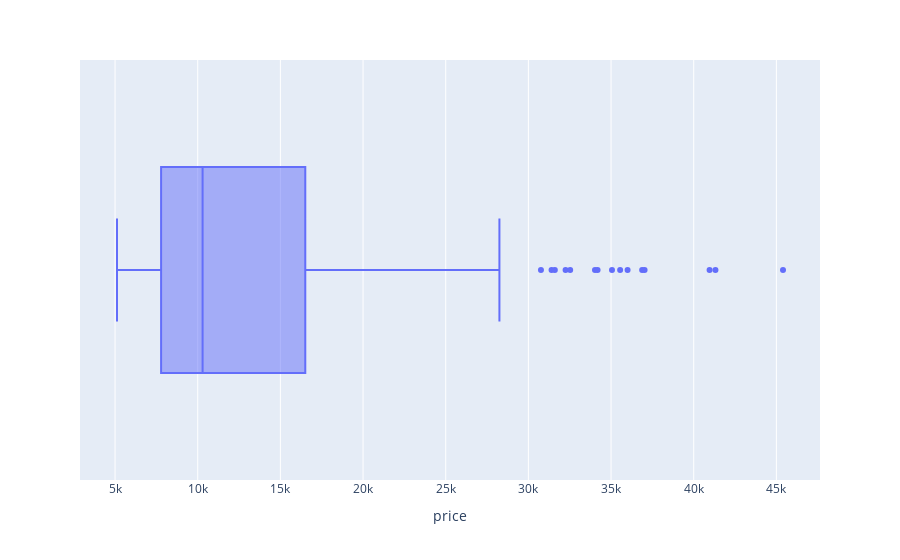

Notebook code cell kept with this figure:
### Code cell
px.box(df, x = 'price')

### Figure 1 — Plotly figure (JSON) as saved in the notebook; plotly's stock layout.template omitted (floating-point values rounded to 4 significant figures; data arrays with more than 128 entries replaced by an {"elided": "..."} marker saying what was removed)
{"data": [{"alignmentgroup": "True", "hovertemplate": "price=%{x}<extra></extra>", "legendgroup": "", "marker": {"color": "#636efa"}, "name": "", "notched": false, "offsetgroup": "", "orientation": "h", "showlegend": false, "type": "box", "x": {"elided": "205 float values"}, "x0": " ", "xaxis": "x", "y0": " ", "yaxis": "y"}], "layout": {"boxmode": "group", "legend": {"tracegroupgap": 0}, "margin": {"t": 60}, "xaxis": {"anchor": "y", "domain": [0, 1], "title": {"text": "price"}}, "yaxis": {"anchor": "x", "domain": [0, 1]}}}
